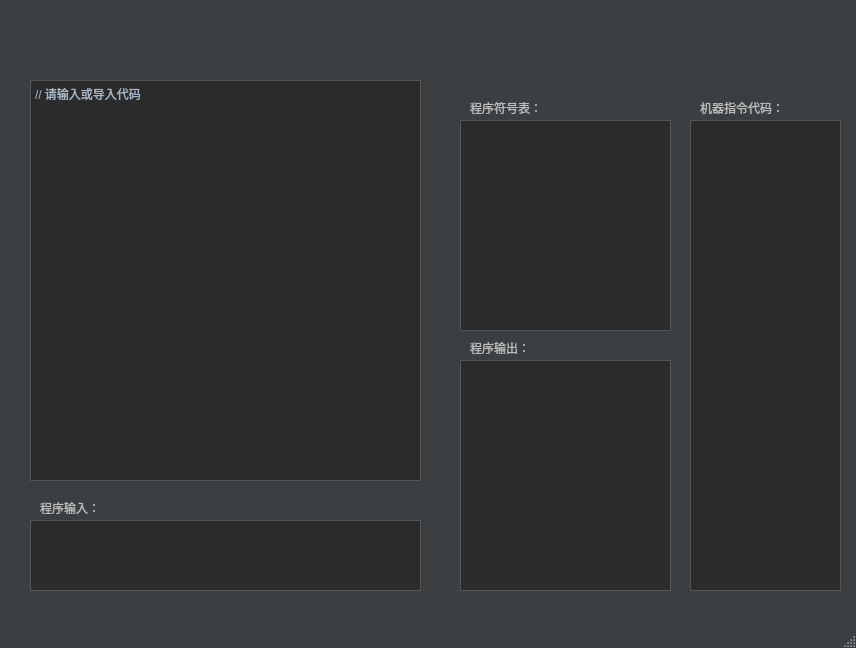
<?xml version="1.0" encoding="UTF-8"?>
<ui version="4.0">
 <class>MainWindow</class>
 <widget class="QMainWindow" name="MainWindow">
  <property name="geometry">
   <rect>
    <x>0</x>
    <y>0</y>
    <width>856</width>
    <height>648</height>
   </rect>
  </property>
  <property name="windowTitle">
   <string>MainWindow</string>
  </property>
  <property name="styleSheet">
   <string notr="true">QMainWindow{
	background: transparent;
	background-color: rgb(60, 63, 65);
}</string>
  </property>
  <widget class="QWidget" name="centralwidget">
   <widget class="QPushButton" name="save">
    <property name="geometry">
     <rect>
      <x>160</x>
      <y>30</y>
      <width>41</width>
      <height>41</height>
     </rect>
    </property>
    <property name="styleSheet">
     <string notr="true">QPushButton
{
	background: transparent;
	border-width: 0;
	border-style: outset;
}
QPushButton:pressed{
	background-color: rgb(93, 97, 99);  
	border: 0px;
}</string>
    </property>
    <property name="text">
     <string/>
    </property>
    <property name="icon">
     <iconset resource="img.qrc">
      <normaloff>:/img/img/save.png</normaloff>:/img/img/save.png</iconset>
    </property>
    <property name="iconSize">
     <size>
      <width>30</width>
      <height>30</height>
     </size>
    </property>
   </widget>
   <widget class="QPushButton" name="browser">
    <property name="geometry">
     <rect>
      <x>70</x>
      <y>30</y>
      <width>41</width>
      <height>41</height>
     </rect>
    </property>
    <property name="layoutDirection">
     <enum>Qt::LeftToRight</enum>
    </property>
    <property name="styleSheet">
     <string notr="true">QPushButton
{
	background: transparent;
	border-width: 0;
	border-style: outset;
}
QPushButton:pressed{
	background-color: rgb(93, 97, 99);  
	border: 0px;
}</string>
    </property>
    <property name="text">
     <string/>
    </property>
    <property name="icon">
     <iconset resource="img.qrc">
      <normaloff>:/img/img/open.png</normaloff>:/img/img/open.png</iconset>
    </property>
    <property name="iconSize">
     <size>
      <width>30</width>
      <height>30</height>
     </size>
    </property>
    <property name="flat">
     <bool>true</bool>
    </property>
   </widget>
   <widget class="QPushButton" name="compile">
    <property name="geometry">
     <rect>
      <x>340</x>
      <y>30</y>
      <width>41</width>
      <height>41</height>
     </rect>
    </property>
    <property name="styleSheet">
     <string notr="true">QPushButton
{
	background: transparent;
	border-width: 0;
	border-style: outset;
}
QPushButton:pressed{
	background-color: rgb(93, 97, 99);  
	border: 0px;
}</string>
    </property>
    <property name="text">
     <string/>
    </property>
    <property name="icon">
     <iconset resource="img.qrc">
      <normaloff>:/img/img/run.png</normaloff>:/img/img/run.png</iconset>
    </property>
    <property name="iconSize">
     <size>
      <width>38</width>
      <height>38</height>
     </size>
    </property>
   </widget>
   <widget class="QPlainTextEdit" name="input">
    <property name="geometry">
     <rect>
      <x>30</x>
      <y>80</y>
      <width>391</width>
      <height>401</height>
     </rect>
    </property>
    <property name="styleSheet">
     <string notr="true">QPlainTextEdit{
	background: transparent;
	background-color: rgb(43, 43, 43);
	color: rgb(169, 183, 198);
	border: 1px solid rgb(85, 85, 85);
}

/*设置垂直滚动条基本样式*/
QScrollBar:vertical {
    width: 10px;
    background: rgb(68, 68, 68);
    margin: 0px,0px,0px,0px;
}
QScrollBar::handle:vertical {
    width: 10px;
    background: rgba(0,0,0,10%);
    min-height: 20;
}
QScrollBar::handle:vertical:hover {
    width: 10px;
    /*鼠标放到滚动条上的时候，颜色变深*/
    background: rgba(0,0,0,20%);
    min-height: 20;
}
/*当滚动条滚动的时候，上面的部分和下面的部分*/
QScrollBar::sub-page:vertical {
    background: rgb(111, 111, 111);
}
QScrollBar::add-page:vertical 
{
    background: rgb(111, 111, 111);
}
</string>
    </property>
    <property name="plainText">
     <string>// 请输入或导入代码</string>
    </property>
    <property name="centerOnScroll">
     <bool>false</bool>
    </property>
   </widget>
   <widget class="QPlainTextEdit" name="success">
    <property name="geometry">
     <rect>
      <x>490</x>
      <y>30</y>
      <width>311</width>
      <height>51</height>
     </rect>
    </property>
    <property name="styleSheet">
     <string notr="true">QPlainTextEdit
{
	background: transparent;
	border-width: 0;
	border-style: outset;
	color: rgb(238, 238, 238);
}</string>
    </property>
    <property name="verticalScrollBarPolicy">
     <enum>Qt::ScrollBarAlwaysOff</enum>
    </property>
    <property name="horizontalScrollBarPolicy">
     <enum>Qt::ScrollBarAlwaysOff</enum>
    </property>
    <property name="readOnly">
     <bool>true</bool>
    </property>
    <property name="plainText">
     <string/>
    </property>
    <property name="centerOnScroll">
     <bool>false</bool>
    </property>
   </widget>
   <widget class="QPlainTextEdit" name="table">
    <property name="geometry">
     <rect>
      <x>460</x>
      <y>120</y>
      <width>211</width>
      <height>211</height>
     </rect>
    </property>
    <property name="styleSheet">
     <string notr="true">QPlainTextEdit{
	background: transparent;
	background-color: rgb(43, 43, 43);
	color: rgb(169, 183, 198);
	border: 1px solid rgb(85, 85, 85);
}

/*设置垂直滚动条基本样式*/
QScrollBar:vertical {
    width: 10px;
    background: rgb(68, 68, 68);
    margin: 0px,0px,0px,0px;
}
QScrollBar::handle:vertical {
    width: 10px;
    background: rgba(0,0,0,10%);
    min-height: 20;
}
QScrollBar::handle:vertical:hover {
    width: 10px;
    /*鼠标放到滚动条上的时候，颜色变深*/
    background: rgba(0,0,0,20%);
    min-height: 20;
}
/*当滚动条滚动的时候，上面的部分和下面的部分*/
QScrollBar::sub-page:vertical {
    background: rgb(111, 111, 111);
}
QScrollBar::add-page:vertical 
{
    background: rgb(111, 111, 111);
}
</string>
    </property>
    <property name="verticalScrollBarPolicy">
     <enum>Qt::ScrollBarAsNeeded</enum>
    </property>
    <property name="readOnly">
     <bool>true</bool>
    </property>
   </widget>
   <widget class="QPlainTextEdit" name="instructions">
    <property name="geometry">
     <rect>
      <x>690</x>
      <y>120</y>
      <width>151</width>
      <height>471</height>
     </rect>
    </property>
    <property name="styleSheet">
     <string notr="true">QPlainTextEdit{
	background: transparent;
	background-color: rgb(43, 43, 43);
	color: rgb(169, 183, 198);
	border: 1px solid rgb(85, 85, 85);
}

/*设置垂直滚动条基本样式*/
QScrollBar:vertical {
    width: 10px;
    background: rgb(68, 68, 68);
    margin: 0px,0px,0px,0px;
}
QScrollBar::handle:vertical {
    width: 10px;
    background: rgba(0,0,0,10%);
    min-height: 20;
}
QScrollBar::handle:vertical:hover {
    width: 10px;
    /*鼠标放到滚动条上的时候，颜色变深*/
    background: rgba(0,0,0,20%);
    min-height: 20;
}
/*当滚动条滚动的时候，上面的部分和下面的部分*/
QScrollBar::sub-page:vertical {
    background: rgb(111, 111, 111);
}
QScrollBar::add-page:vertical 
{
    background: rgb(111, 111, 111);
}
</string>
    </property>
    <property name="verticalScrollBarPolicy">
     <enum>Qt::ScrollBarAsNeeded</enum>
    </property>
    <property name="readOnly">
     <bool>true</bool>
    </property>
   </widget>
   <widget class="QPlainTextEdit" name="result">
    <property name="geometry">
     <rect>
      <x>460</x>
      <y>360</y>
      <width>211</width>
      <height>231</height>
     </rect>
    </property>
    <property name="styleSheet">
     <string notr="true">QPlainTextEdit{
	background: transparent;
	background-color: rgb(43, 43, 43);
	color: rgb(169, 183, 198);
	border: 1px solid rgb(85, 85, 85);
}

/*设置垂直滚动条基本样式*/
QScrollBar:vertical {
    width: 10px;
    background: rgb(68, 68, 68);
    margin: 0px,0px,0px,0px;
}
QScrollBar::handle:vertical {
    width: 10px;
    background: rgba(0,0,0,10%);
    min-height: 20;
}
QScrollBar::handle:vertical:hover {
    width: 10px;
    /*鼠标放到滚动条上的时候，颜色变深*/
    background: rgba(0,0,0,20%);
    min-height: 20;
}
/*当滚动条滚动的时候，上面的部分和下面的部分*/
QScrollBar::sub-page:vertical {
    background: rgb(111, 111, 111);
}
QScrollBar::add-page:vertical 
{
    background: rgb(111, 111, 111);
}
</string>
    </property>
    <property name="readOnly">
     <bool>true</bool>
    </property>
   </widget>
   <widget class="QPushButton" name="saveAs">
    <property name="geometry">
     <rect>
      <x>250</x>
      <y>30</y>
      <width>41</width>
      <height>41</height>
     </rect>
    </property>
    <property name="styleSheet">
     <string notr="true">QPushButton
{
	background: transparent;
	border-width: 0;
	border-style: outset;
}
QPushButton:pressed{
	background-color: rgb(93, 97, 99);  
	border: 0px;
}</string>
    </property>
    <property name="text">
     <string/>
    </property>
    <property name="icon">
     <iconset resource="img.qrc">
      <normaloff>:/img/img/saveas.png</normaloff>:/img/img/saveas.png</iconset>
    </property>
    <property name="iconSize">
     <size>
      <width>30</width>
      <height>30</height>
     </size>
    </property>
   </widget>
   <widget class="QLabel" name="label">
    <property name="geometry">
     <rect>
      <x>470</x>
      <y>100</y>
      <width>101</width>
      <height>16</height>
     </rect>
    </property>
    <property name="styleSheet">
     <string notr="true">QLabel
{
	background: transparent;
	border-width: 0;
	border-style: outset;
	color: rgb(187, 187, 187);
}</string>
    </property>
    <property name="text">
     <string>程序符号表：</string>
    </property>
   </widget>
   <widget class="QLabel" name="label_2">
    <property name="geometry">
     <rect>
      <x>470</x>
      <y>340</y>
      <width>101</width>
      <height>16</height>
     </rect>
    </property>
    <property name="styleSheet">
     <string notr="true">QLabel
{
	background: transparent;
	border-width: 0;
	border-style: outset;
	color: rgb(187, 187, 187);
}</string>
    </property>
    <property name="text">
     <string>程序输出：</string>
    </property>
   </widget>
   <widget class="QLabel" name="label_3">
    <property name="geometry">
     <rect>
      <x>700</x>
      <y>100</y>
      <width>101</width>
      <height>16</height>
     </rect>
    </property>
    <property name="styleSheet">
     <string notr="true">QLabel
{
	background: transparent;
	border-width: 0;
	border-style: outset;
	color: rgb(187, 187, 187);
}</string>
    </property>
    <property name="text">
     <string>机器指令代码：</string>
    </property>
   </widget>
   <widget class="QPlainTextEdit" name="userInput">
    <property name="geometry">
     <rect>
      <x>30</x>
      <y>520</y>
      <width>391</width>
      <height>71</height>
     </rect>
    </property>
    <property name="styleSheet">
     <string notr="true">QPlainTextEdit{
	background: transparent;
	background-color: rgb(43, 43, 43);
	color: rgb(169, 183, 198);
	border: 1px solid rgb(85, 85, 85);
}

/*设置垂直滚动条基本样式*/
QScrollBar:vertical {
    width: 10px;
    background: rgb(68, 68, 68);
    margin: 0px,0px,0px,0px;
}
QScrollBar::handle:vertical {
    width: 10px;
    background: rgba(0,0,0,10%);
    min-height: 20;
}
QScrollBar::handle:vertical:hover {
    width: 10px;
    /*鼠标放到滚动条上的时候，颜色变深*/
    background: rgba(0,0,0,20%);
    min-height: 20;
}
/*当滚动条滚动的时候，上面的部分和下面的部分*/
QScrollBar::sub-page:vertical {
    background: rgb(111, 111, 111);
}
QScrollBar::add-page:vertical 
{
    background: rgb(111, 111, 111);
}
</string>
    </property>
    <property name="readOnly">
     <bool>false</bool>
    </property>
   </widget>
   <widget class="QLabel" name="label_4">
    <property name="geometry">
     <rect>
      <x>40</x>
      <y>500</y>
      <width>101</width>
      <height>16</height>
     </rect>
    </property>
    <property name="styleSheet">
     <string notr="true">QLabel
{
	background: transparent;
	border-width: 0;
	border-style: outset;
	color: rgb(187, 187, 187);
}</string>
    </property>
    <property name="text">
     <string>程序输入：</string>
    </property>
   </widget>
  </widget>
  <widget class="QMenuBar" name="menubar">
   <property name="geometry">
    <rect>
     <x>0</x>
     <y>0</y>
     <width>856</width>
     <height>22</height>
    </rect>
   </property>
  </widget>
  <widget class="QStatusBar" name="statusbar"/>
 </widget>
 <resources>
  <include location="img.qrc"/>
 </resources>
 <connections/>
</ui>
